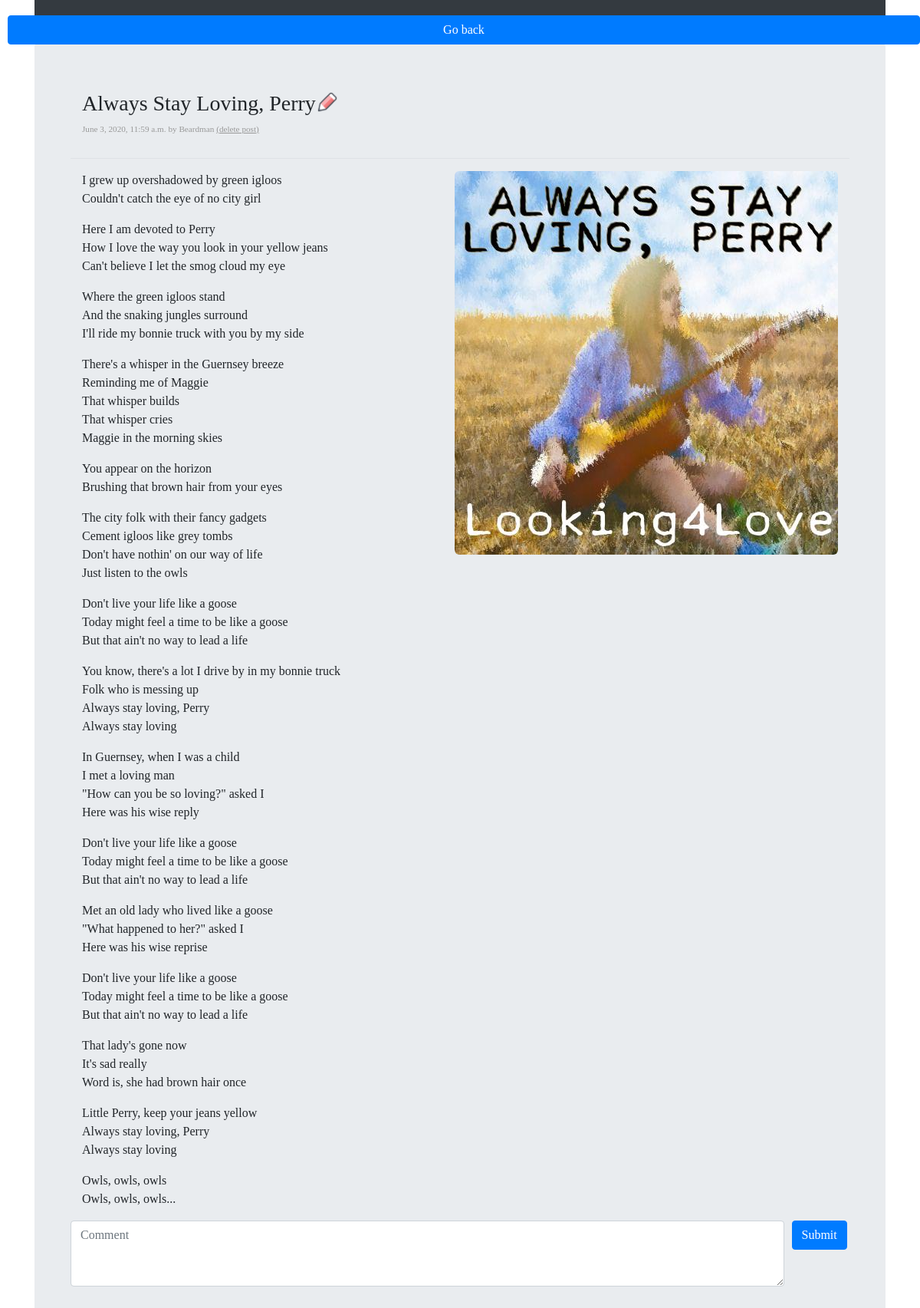
/posts/20 (signed in), run on the app's committed database.
### blog/models.py (models this page shows, shortened)
class Post(models.Model):
    author = models.ForeignKey(User, on_delete=models.CASCADE, related_name='user_posts')
    title = models.CharField(max_length=100)
    text = models.CharField(max_length=65536)
    creation_date = models.DateTimeField(auto_now_add=True)
    image = models.ImageField(upload_to='attachments/', blank=True)

### blog/views.py (the view)
# urls.py: re_path('posts/(?P<pid>\d+)', PostView.as_view(), name='post'),
class PostView(TemplateView):
    template_name = 'post.html'
    def get_context_data(self, **kwargs):
        context = super().get_context_data(**kwargs)
        pid = kwargs['pid']
        context['pid'] = pid
        context['post'] = Post.objects.get(id=pid)
        context['comments'] = Comment.objects.filter(post_id=pid).order_by('-creation_date')
        context['comment_form'] = forms.CommentForm()
        return context
    def post(self, request, *args, **kwargs):
        form = forms.CommentForm(request.POST)
        pid = kwargs['pid']
        if form.is_valid():
            comment_obj = form.save(commit=False)
            comment_obj.post_id = pid
            comment_obj.author_id = request.user.id
            comment_obj.save()
        else:
            print(form.errors)
        context = self.get_context_data(**kwargs)
        return super(TemplateView, self).render_to_response(context)

### blog/forms.py
class CommentForm(forms.ModelForm):
    text = forms.CharField(label=False,
                           widget=forms.Textarea(attrs={'class': 'form-control',
                                                        'rows': "3",
                                                        'placeholder': 'Comment'}))
    class Meta:
        model = Comment
        fields = ('text',)

### templates/post.html (shortened to what this page needs)
{% extends 'base.html' %}
{% block title %}
    {% load static %}
{% endblock %}
{% block content %}
    <div class="container border-bottom blog-post">
        <div class="row container">
            <h3>{{ post.title }}</h3>
            {% if user == post.author or user.is_staff %}
                <a href="{% url 'update' pk=post.id %}">
                    <img src="{% static '/images/edit.png' %}" style="border: none; background: none" height="30" width="30">
                </a>
            {% endif %}
        </div>
        <div class="blog-post-meta">
            {{ post.creation_date }} by {{ post.author }}
            {% if user == post.author or user.is_staff %}
                <a href="{% url 'delete_post' pk=post.id %}" id="delete_btn">(delete post)</a>
            {% endif %}
        </div>
    </div>
    <div class="container">
        {% if post.image %}
        <img id="myImg" class="post-image" src="{{ MEDIA_URL }}{{ post.image }}">
        {% endif %}
        <p style="text-align: justify;">{{ post.text|linebreaks }}</p>
    </div>
    <button id="return_btn" type="submit" class="btn btn-primary fixed-top return-btn d-none d-lg-block"
            onclick="window.history.go(-1); return false;">Go back</button>
    <form action="{{ url }}" method="post">
        <div class="form-row">
            <div class="col-sm-11">
                {{ comment_form }}
            </div>
            <div class="col-sm-1">
                {% if user.is_authenticated %}
                    <button type="submit" class="btn btn-primary mb-2">Submit</button>
                {% else %}
                    <button class="btn btn-secondary mb-2" style="font-size: 0.7em" disabled>Login<br>to comment</button>
                {% endif %}
            </div>
        </div>
    </form>
{% endblock %}

### static/basic.css (style rules this page uses)
body { font-family: 'Libre Baskerville', serif; }
.blog-post-meta { color: #999; font-size: 0.7em; }
.blog-post { padding-bottom: 30px; padding-top: 30px; }
.return-btn { margin: 20px 0px 0px 10px; }
.post-image { float: right; max-width: 60%; margin-left: 20px; margin-bottom: 20px; border-radius: 6px; }
#delete_btn { background: none; border: none; padding: 0; color: #999; text-decoration: underline; cursor: pointer; }

### data on the page
Post: title "Always Stay Loving, Perry", creation_date "June 3, 2020, 11:59 a.m.", author "Beardman", image (picture), text "I grew up overshadowed by green igloos Couldn't catch the eye of no city girl Here I am devoted to Perry How I love the way you look in your yellow jeans Can't believe I let the smog cloud my eye Where the green igloos stand And the snaking jungles surround I'll ride my bonnie truck with you by my side There's a whisper in the Guernsey breeze Reminding me of Maggie That whisper builds That whisper cries Maggie in the morning skies You appear on the horizon Brushing that brown hair from your eyes The city folk with their fancy gadgets Cement igloos like grey tombs Don't have nothin' on our way of life Just listen to the owls Don't live your life like a goose Today might feel a time to be…"
